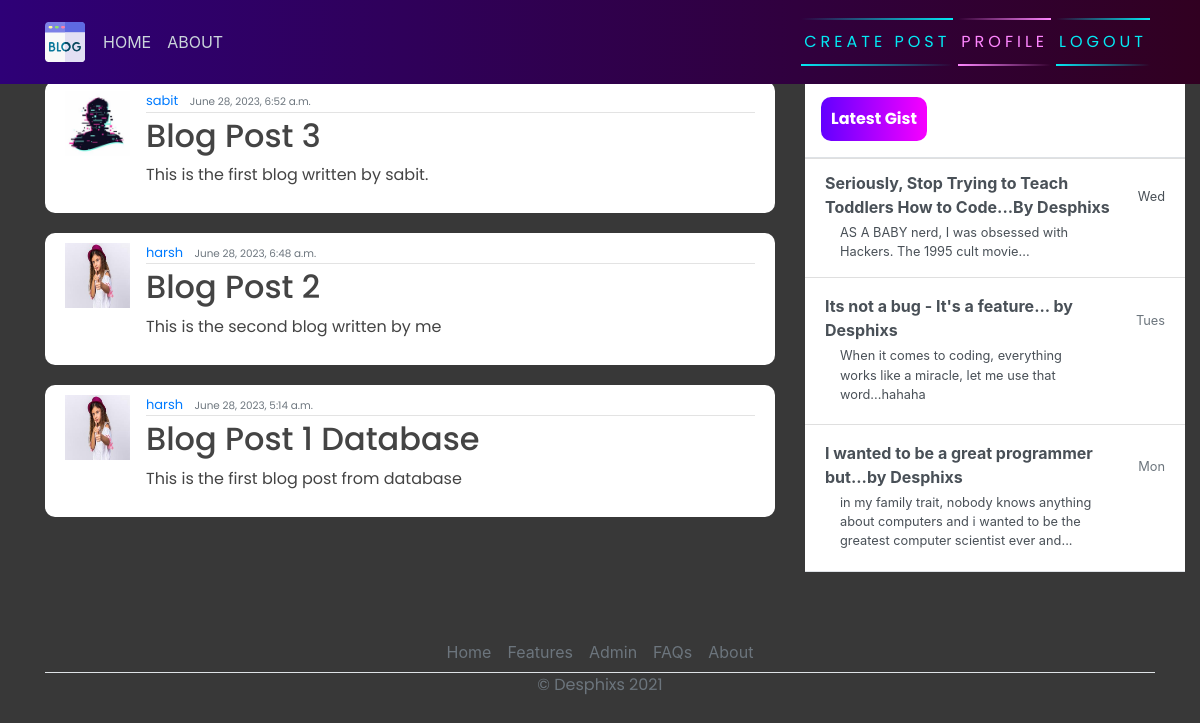
Screenshot of / (signed in) with the database file from the repository.
### blog/models.py (models this page shows, shortened)
class Post(models.Model):
    title = models.CharField(max_length=200)
    content = models.TextField()
    date_posted = models.DateTimeField(default=timezone.now)
    author = models.ForeignKey(User, on_delete=models.CASCADE)

### users/models.py (models this page shows, shortened)
class Profile(models.Model):
    user = models.OneToOneField(User, on_delete=models.CASCADE)
    image = models.ImageField(default='default.jpg', upload_to='profile_pics')

### blog/views.py (the view)
# urls.py: path('', PostListView.as_view(), name="blog-home"),
class PostListView(LoginRequiredMixin, ListView):
    model = Post
    template_name = 'blog/home.html'
    context_object_name = 'posts'
    ordering = ["-date_posted"]

### blog/templates/blog/home.html
{% extends 'blog/base.html' %}
{% block content %}
    {% for posts in posts %}
        <article class="media content-section">
            <img class="rounded-cirlce article-img" src="{{ posts.author.profile.image.url }}" alt="">
            <div class="media-body">
              <div class="article-metadata">
                <a class="mr-2" href="#">{{ posts.author }}</a>
                <small class="text-muted">{{ posts.date_posted }}</small>
              </div>
              <h2><a class="article-title" href="{% url 'blog-detail' posts.id %}">{{ posts.title }}</a></h2>
              <p class="article-content">{{ posts.content }}</p>
            </div>
            <br>
          </article>
    {% endfor  %}
{% endblock content %}

### blog/templates/blog/base.html (shortened to what this page needs)
{% load static %}
<!DOCTYPE html>
<html>
<head>
    <link rel="stylesheet" href="https://maxcdn.bootstrapcdn.com/bootstrap/4.0.0/css/bootstrap.min.css">
    <link rel="stylesheet" href="{% static 'blog/main.css' %}">
</head>
<body>
    <header class="site-header">
      <nav class="navbar navbar-expand-md navbar-dark bg-steel fixed-top">
        <div class="container">
          <div class="collapse navbar-collapse" id="navbarToggle">
            <div class="navbar-nav mr-auto">
                {% if user.is_authenticated %}
              <a class="nav-item nav-link" href="{% url 'blog-home' %}">HOME</a>
              <a class="nav-item nav-link" href="{% url 'blog-about' %}">ABOUT</a>
            </div>
            <div class="navbar-nav">
                <a href="{% url 'blog-new' %}" id="auth-links">
                <span></span>
                <span></span>
                Create Post
            </a>
                <a href="{% url 'profile' %}" id="auth-links">
                <span></span>
                <span></span>
                Profile
            </a>
                <a href="{% url 'logout' %}" id="auth-links">
                <span></span>
                <span></span>
                Logout
            </a>
                {% endif %}
            </div>
          </div>
        </div>
      </nav>
    </header>
    <main role="main" class="container">
      <div class="row">
          <div class="col-md-8">
          </div>
        <div class="col-md-8">
           {% block content %}{% endblock %}
        </div>
        <div class="col-md-4">
          <div class="content-sectionw">
            <div class="d-flex flex-column align-items-stretch flex-shrink-0 bg-white" style="width: 380px;" style="padding-top: 120px;">
                <a id="list-group" style="text-decoration: none;" href="" class="d-flex align-items-center flex-shrink-0 p-3 link-dark text-decoration-none border-bottom">
                  <span class="fs-5 fw-semibold" id="gist-btn">Latest Gist</span>
                </a>
                <div class="list-group list-group-flush border-bottom scrollarea">
                  <a href="#" class="list-group-item list-group-item-action  lh-tight" aria-current="true">
                    <div class="d-flex w-100 align-items-center justify-content-between">
                      <strong class="mb-1">Seriously, Stop Trying to Teach Toddlers How to Code...By Desphixs
                    </strong>
                      <small>Wed</small>
                    </div>
                    <div class="col-10 mb-1 small">AS A BABY nerd, I was obsessed with Hackers. The 1995 cult movie... </div>
                  </a>
                  <a href="#" class="list-group-item list-group-item-action py-3 lh-tight">
                    <div class="d-flex w-100 align-items-center justify-content-between">
                      <strong class="mb-1">Its not a bug - It's a feature... by Desphixs</strong>
                      <small class="text-muted">Tues</small>
                    </div>
                    <div class="col-10 mb-1 small">When it comes to coding, everything works like a miracle, let me use that word...hahaha</div>
                  </a>
                  <a href="#" class="list-group-item list-group-item-action py-3 lh-tight">
                    <div class="d-flex w-100 align-items-center justify-content-between">
                      <strong class="mb-1">I wanted to be a great programmer but...by Desphixs</strong>
                      <small class="text-muted">Mon</small>
                    </div>
                    <div class="col-10 mb-1 small">in my family trait, nobody knows anything about computers and i wanted to be the greatest computer scientist ever and...</div>
                  </a>
                </div>
              </div>
          </div>
        </div>
      </div>
        <footer class="" >
          <ul class="nav justify-content-center border-bottom"  style="margin-top: 60px;">
            <li class="nav-item"><a href="#" class="nav-link px-2 text-muted">Home</a></li>
            <li class="nav-item"><a href="#" class="nav-link px-2 text-muted">Features</a></li>
            <li class="nav-item"><a href="admin/" class="nav-link px-2 text-muted">Admin</a></li>
            <li class="nav-item"><a href="#" class="nav-link px-2 text-muted">FAQs</a></li>
            <li class="nav-item"><a href="#" class="nav-link px-2 text-muted">About</a></li>
          </ul>
          <p class="text-center text-muted">&copy; Desphixs 2021</p>
        </footer>
    </main>
</body>
</html>

### blog/static/blog/main.css (style rules this page uses)
body { background-color: rgb(56, 56, 56); margin-top: 5rem; background-size: contain; background-repeat: no-repeat; }
h1, h2, h3, h4, h5, h6, p { color: #444444; font-family: 'Poppins', sans-serif; }
ul { margin: 0; }
.bg-steel { background: linear-gradient(270deg, rgb(49, 0, 33) 0%, rgb(46, 0, 119) 100%); }
.site-header .navbar-nav .nav-link { color: #cbd5db; }
.content-section { background: #ffffff; padding: 10px 20px; border-radius: 10px; margin-bottom: 20px; }
.article-title { color: #444444; }
.article-content { white-space: pre-line; }
.article-img { height: 65px; width: 65px; margin-right: 16px; }
.article-metadata { font-family: 'Poppins', sans-serif; padding-bottom: 1px; margin-bottom: 4px; font-size: 13px; border-bottom: 1px solid #e3e3e3 }
svg { width: 50px; height: 50px; }
#auth-links { font-family: 'Poppins', sans-serif; position: relative; display: inline-block; padding: 12px 3px; margin: 10px 0; color: #03e9f4; text-decoration: none; text-transform: uppercase; transition: 0.5s; letter-spacing: 4px; overflow: hidden; margin-right: 5px; }
#auth-links:nth-child(2) { filter: hue-rotate(110deg); }
#auth-links span { position: absolute; display: block; }
#auth-links span:nth-child(1) { top: 0; left: 0; width: 100%; height: 2px; background: linear-gradient(90deg,transparent,#03e9f4); animation: animate1 1s linear infinite; }
#auth-links span:nth-child(3) { bottom: 0; right: 0; width: 100%; height: 2px; background: linear-gradient(270deg,transparent,#03e9f4); animation: animate3 1s linear infinite; animation-delay: 0.50s; }
#gist-btn { color: black; background: linear-gradient(270deg, rgb(247, 0, 255) 0%, rgb(98, 0, 255) 100%); padding: 10px; color: white; font-family: 'Poppins', sans-serif; font-weight: bold; border-radius: 10px; }

### rows the page displays
Post: author.profile.image (placeholder picture), author "sabit", date_posted "June 28, 2023, 6:52 a.m.", title "Blog Post 3", content "This is the first blog written by sabit."
Post: author.profile.image (picture), author "harsh", date_posted "June 28, 2023, 6:48 a.m.", title "Blog Post 2", content "This is the second blog written by me"
Post: author.profile.image (picture), author "harsh", date_posted "June 28, 2023, 5:14 a.m.", title "Blog Post 1 Database", content "This is the first blog post from database"
